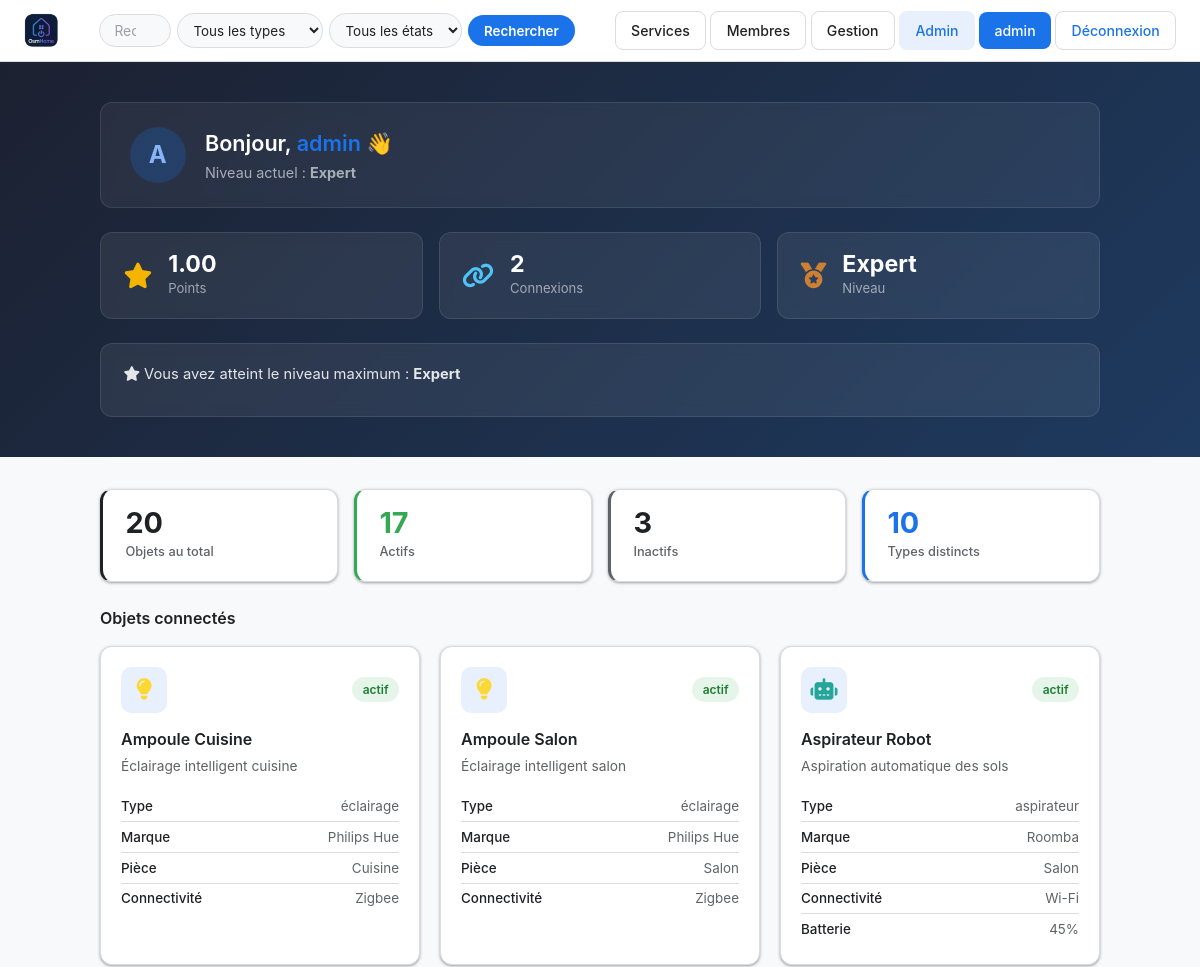
The app's page /dashboard (signed in, upper part), older data.
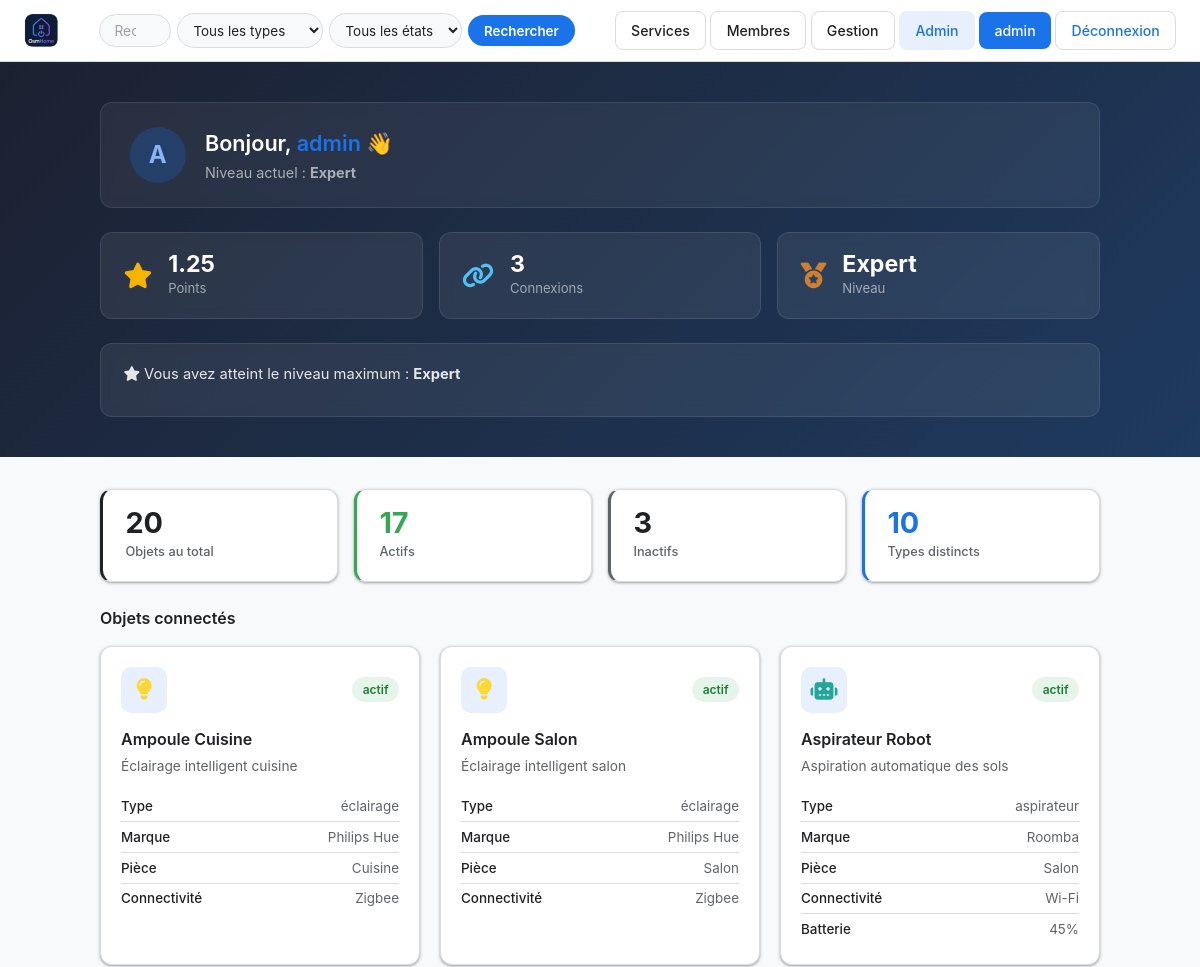
The same page, newer data.
### tables this page shows
CREATE TABLE users (
            id INTEGER PRIMARY KEY AUTOINCREMENT,
            username TEXT UNIQUE NOT NULL,
            password TEXT NOT NULL,
            lastname TEXT,
            firstname TEXT,
            age INTEGER,
            gender TEXT,
            birthdate TEXT,
            member_type TEXT,
            photo TEXT,
            level TEXT DEFAULT 'debutant',
            points REAL DEFAULT 0,
            email TEXT,
            email_verified INTEGER DEFAULT 0,
            role TEXT DEFAULT 'simple'
        , actions INTEGER DEFAULT 0, verification_token TEXT);

### main.py (the view)
@app.route('/dashboard')
def dashboard():
    if 'username' not in flask.session:
        return flask.redirect('/login')
    user_data   = utils.getUser(flask.session['username'])
    connections = utils.getConnectionCount(flask.session['username'])
    devices     = utils.searchDevices('', '', '')
    total    = len(devices)
    active   = sum(1 for o in devices if o['status'] == 'actif')
    inactive = total - active
    nb_types = len(set(o['type'] for o in devices))
    resp = flask.make_response(flask.render_template(
        'dashboard.html',
        user=flask.session.get('username'),
        user_data=user_data,
        connections=connections,
        devices=devices,
        stats={'total': total, 'active': active, 'inactive': inactive, 'types': nb_types}
    ))
    resp.headers['Cache-Control'] = 'no-store'
    return resp

### main.py (called while the page is built)
@app.context_processor
def inject_types():
    try:
        types = utils.getTypes()
    except Exception:
        types = []
    is_admin = False
    user_level = None
    if flask.session.get('username'):
        u = utils.getUser(flask.session['username'])
        is_admin = bool(u and u['role'] == 'admin')
        user_level = u['level'] if u else None
    return {'types': types, 'is_admin': is_admin, 'user_level': user_level}

### utils.py (called while the page is built)
def openDB() -> sqlite3.Connection:
    if 'db' not in flask.g:
        flask.g.db = sqlite3.connect(BASE)
        flask.g.db.row_factory = sqlite3.Row
    return flask.g.db

def closeDB(_ = None):
    db = flask.g.pop("db", None)
    if db is not None:
        db.close()

def getUser(username: str):
    db = openDB()
    return db.execute(
        'SELECT * FROM users WHERE username = ?',
        (username,)
    ).fetchone()

def getTypes() -> list:
    db = openDB()
    rows = db.execute('SELECT DISTINCT type FROM devices ORDER BY type').fetchall()
    return [row['type'] for row in rows]

### templates/dashboard.html (shortened to what the changed rows need)
{% extends 'base.html' %}
{% block extra_css %}
<link rel="stylesheet" href="{{ url_for('static', filename='css/devices.css') }}">
<link rel="stylesheet" href="{{ url_for('static', filename='css/dashboard.css') }}">
{% endblock %}
{% block content %}
{% set points = user_data['points'] or 0 %}
{% set db_level = user_data['level'] %}
{% if db_level == 'expert' %}
    {% set level_label = 'Expert' %}
    {% set next_label = None %}
    {% set next_pts = None %}
    {% set progress = 100 %}
{% elif db_level == 'avance' %}
    {% set level_label = 'Avancé' %}
    {% set next_label = 'Expert' %}
    {% set next_pts = 30 %}
    {% set progress = ((points - 15) / 15 * 100) | int %}
{% elif db_level == 'intermediaire' %}
    {% set level_label = 'Intermédiaire' %}
    {% set next_label = 'Avancé' %}
    {% set next_pts = 15 %}
    {% set progress = ((points - 5) / 10 * 100) | int %}
{% else %}
    {% set level_label = 'Débutant' %}
    {% set next_label = 'Intermédiaire' %}
    {% set next_pts = 5 %}
    {% set progress = (points / 5 * 100) | int %}
{% endif %}
<div class="dash-hero">
<div class="dashboard-page">
    <div class="dash-welcome">
        <div class="dash-avatar">{{ user_data['username'][0] | upper }}</div>
        <div class="dash-welcome-text">
            <h1>Bonjour, <span class="text-accent">{{ user_data['username'] }}</span> 👋</h1>
            <p>Niveau actuel : <strong>{{ level_label }}</strong></p>
        </div>
    </div>
    <div class="dash-stats">
        <div class="dash-stat-card">
            <div>
                <div class="dash-stat-value points-live">{{ "%.2f"|format(points) }}</div>
                <div class="dash-stat-label">Points</div>
            </div>
        </div>
        <div class="dash-stat-card">
            <div>
                <div class="dash-stat-value">{{ connections }}</div>
                <div class="dash-stat-label">Connexions</div>
            </div>
        </div>
        <div class="dash-stat-card">
            <div>
                <div class="dash-stat-value level-live">{{ level_label }}</div>
                <div class="dash-stat-label">Niveau</div>
            </div>
        </div>
    </div>
</div>
</div>
<div class="dashboard-page">
    <div class="dash-devices-header">
        <h2 class="dash-section-title">Objets connectés</h2>
    </div>
</div>
{% endblock %}

Row changes from the older to the newer data that the page shows:
changed users "Expert": points "1.00" → "1.25"
Text that changed along with them:
{{ connections }}: "2" → "3"
